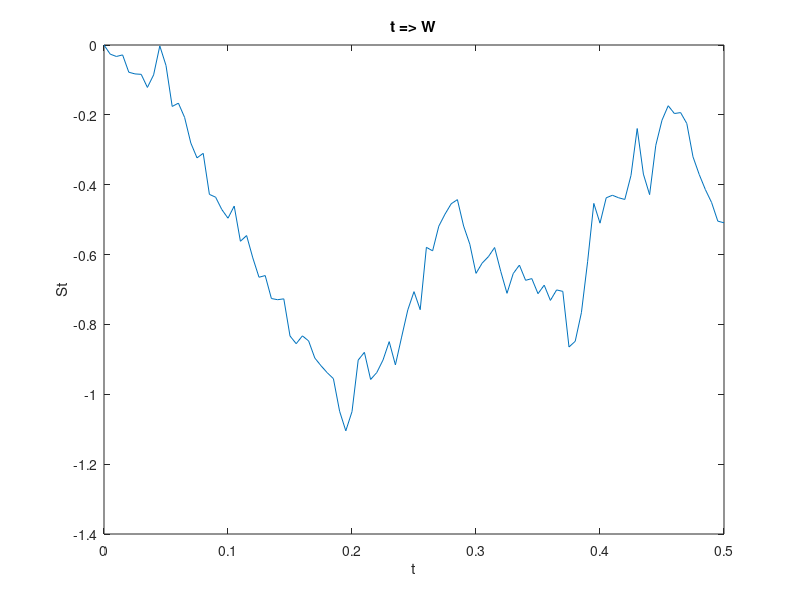
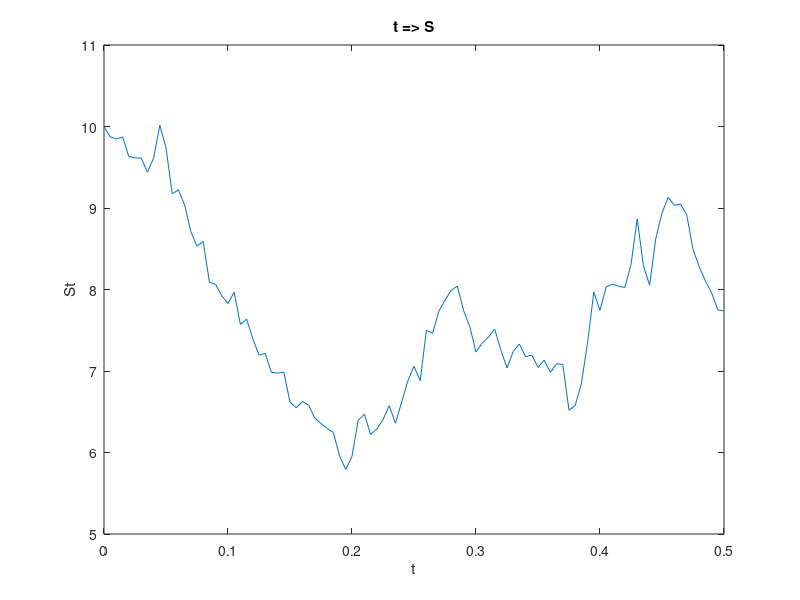
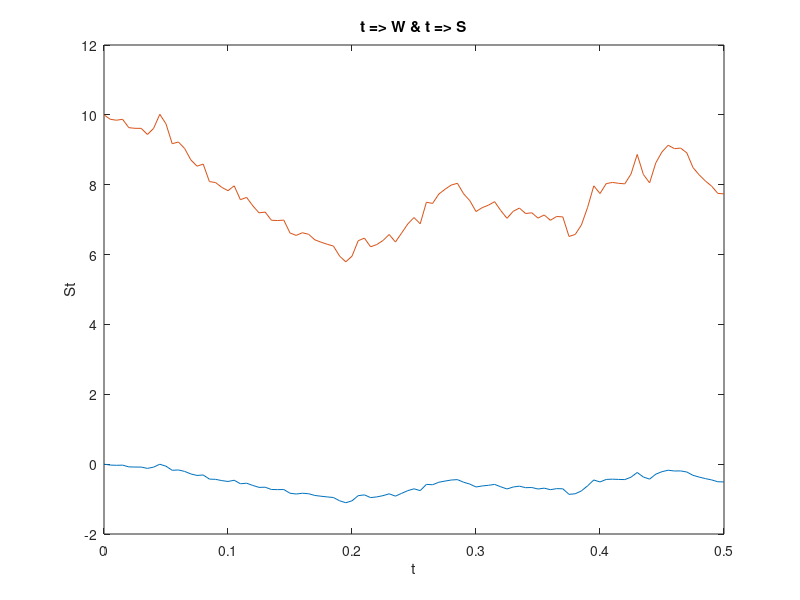

Recreate these plots in MATLAB, in order.
%/////////////////////////-\\\\\\\\\\\\\\\\\\\\\\\\\\\\
%                     PARAMETERS                      %
%/////////////////////////-\\\\\\\\\\\\\\\\\\\\\\\\\\\\
clear;
clc;


%/////////////////////////-\\\\\\\\\\\\\\\\\\\\\\\\\\\\
%                     VARIABLES                       %
%/////////////////////////-\\\\\\\\\\\\\\\\\\\\\\\\\\\\

%Initialization parameters
T = 0.5;
r = 0.1;
sigma = 0.5;
N = 100;
At = T/N;

%Initialization of coordinates
W(1) = 0; %for Brownian Motion
S(1) = 10; %for underlying asset
t = (0:N)*At;

%/////////////////////////-\\\\\\\\\\\\\\\\\\\\\\\\\\\\
%                    MAIN PROGRAM                     %
%         Underlying Asset Monte Carlo Simulation     %
%/////////////////////////-\\\\\\\\\\\\\\\\\\\\\\\\\\\\

for i = 1:N
    g = randn;
    W(i+1) = W(i) + g * sqrt(At);
    S(i+1) = S(i) * ((1+(r*At)) + sigma*g*sqrt(At));
end
figure
plot(t,W);
title('t => W');
ylabel('St');
xlabel('t');

figure
plot(t,S);
title('t => S');
ylabel('St');
xlabel('t');

figure
plot(t,W,t,S);
title('t => W & t => S');
ylabel('St');
xlabel('t');